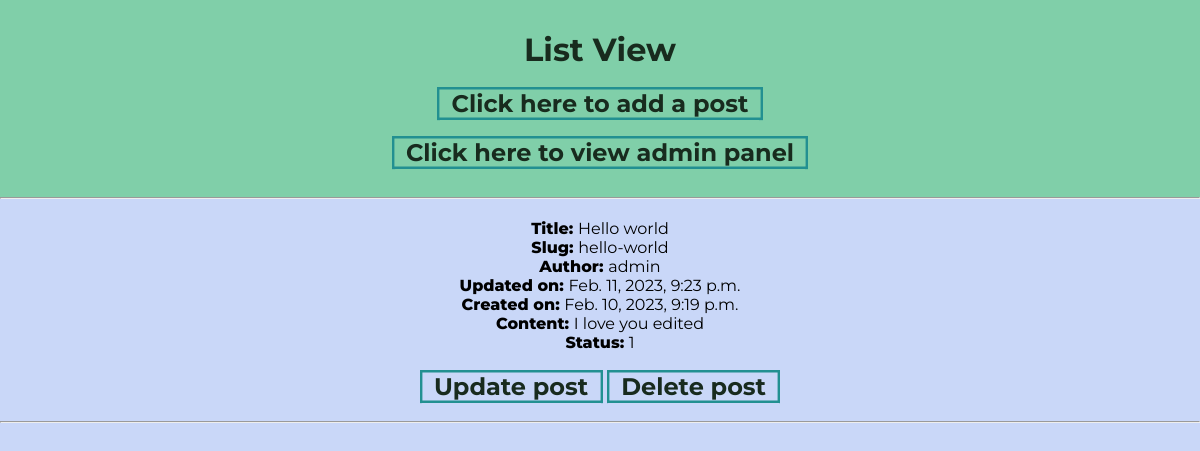
/, run on an earlier commit of the app's database.
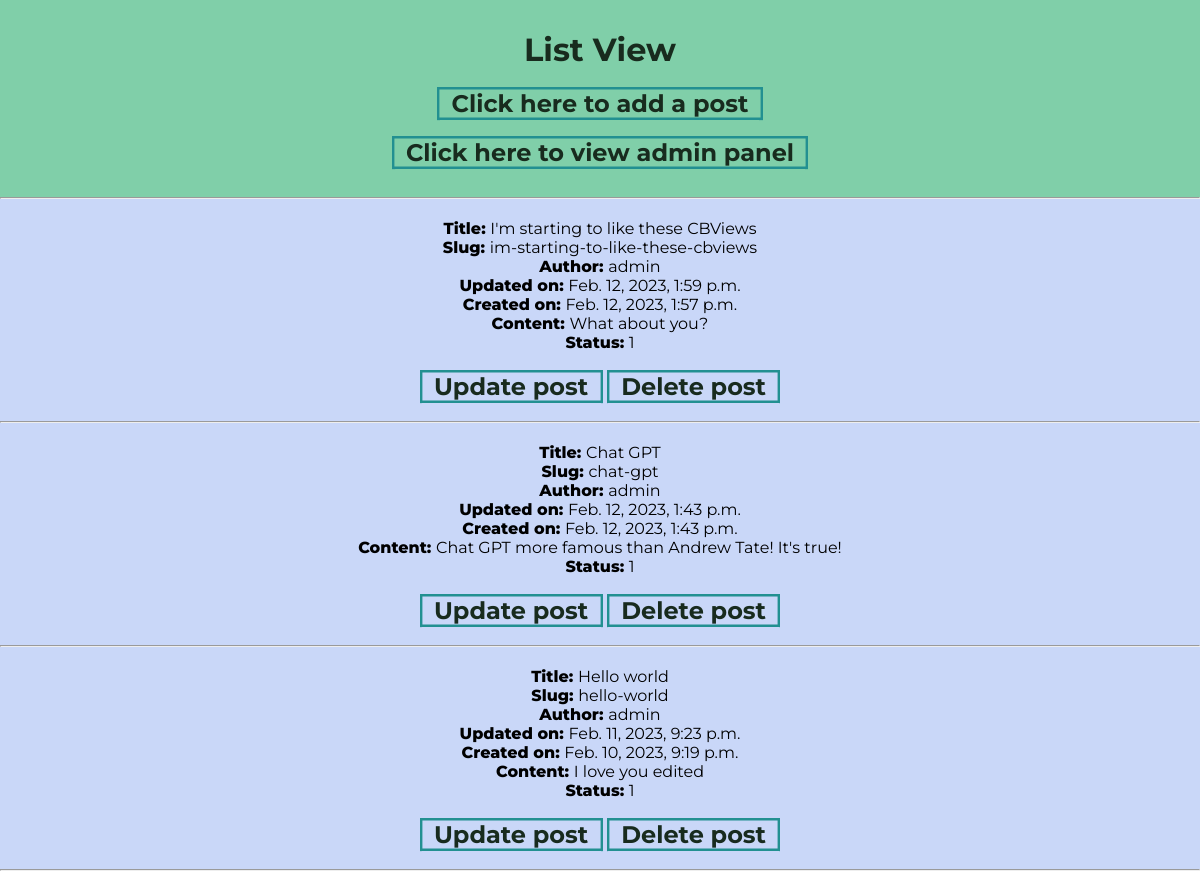
And on a later commit of the database.
### cbviews/models.py (models this page shows, shortened)
class Post(models.Model):
    title = models.CharField(max_length=200, unique=True)
    slug = models.SlugField(max_length=200, unique=True)
    author = models.ForeignKey(User, on_delete= models.CASCADE,related_name='blog_posts')
    updated_on = models.DateTimeField(auto_now= True)
    content = models.TextField()
    created_on = models.DateTimeField(auto_now_add=True)
    status = models.IntegerField(choices=STATUS, default=0)
    class Meta:
        ordering = ['-created_on']

### cbviews/views.py (the view)
# urls.py: path('', PostList.as_view(), name='my_list_view'),
class PostList(generic.ListView):
    queryset = Post.objects.filter(status=1).order_by('-created_on')

### cbviews/templates/cbviews/post_list.html (shortened to what this page needs)
{% load static %}
<!DOCTYPE html>
<html lang="en">
<head>
    <link rel="stylesheet" href="{% static 'style.css' %}">
</head>
<body>
    <div id="header">
        <h1>List View</h1>
        <div id="create-post-link-container">
            <a id="create-post-link" href="{% url 'create_view' %}">Click here to add a post</a>
        </div>
        <div id="view-admin-link-container">
            <a id="view-admin-link" href="{% url 'admin:index' %}">Click here to view admin panel</a>
        </div>
    </div>
    <hr>
    {% for object in object_list %}
    <div id="post-container">
        <div id="post">
            <p><span>Title: </span>{{ object.title}}</p>
            <p><span>Slug: </span>{{ object.slug }}</p>
            <p><span>Author: </span>{{ object.author }}</p>
            <p><span>Updated on: </span>{{ object.updated_on }}</p>
            <p><span>Created on: </span>{{ object.created_on }}</p>
            <p><span>Content: </span>{{ object.content }}</p>
            <p><span>Status: </span>{{ object.status }}</p>
            <div id="crud-buttons-container">
                <a href="{% url 'my_update_view' object.id %}">Update post</a>
                <a href="{% url 'delete_view' object.id %}">Delete post</a>
            </div>
        </div>
    </div>
    <hr>
    {% endfor %}
</body>
</html>

### static/style.css (style rules this page uses)
* { margin: 0; padding: 0; box-sizing: border-box; font-family: "Montserrat", sans-serif; }
body { background-color: #C9D7F8; }
#header { background-color: #80CFA9; text-align: center; padding: 30px 0; color: rgb(24, 43, 30); }
#header h1 { margin: auto; }
#post { padding: 20px 0; text-align: center; }
#post span { font-weight: 800; }
#create-post-link-container, #crud-buttons-container, #view-admin-link-container { margin-top: 20px; }
a, .input-btn { --c: #229091; box-shadow: 0 0 0 .1em inset var(--c); --_g: linear-gradient(var(--c) 0 0) no-repeat; background: var(--_g) calc(var(--_p, 0%) - 100%) 0%, var(--_g) calc(200% - var(--_p, 0%)) 0%, var(--_g) calc(var(--_p, 0%) - 100%) 100%, var(--_g) calc(200% - var(--_p, 0%)) 100%; background-size: 50.5% calc(var(--_p, 0%)/2 + .5%); outline-offset: .1em; transition: background-size .4s, background-position 0s .4s; }
a, .input-btn { font-family: 'Montserrat', sans-serif; font-size: 1.5rem; cursor: pointer; padding: .1em .6em; font-weight: bold; border: none; text-decoration: none; color: rgb(24, 43, 30); }

What changed in the data, as far as the page shows it:
added Post: title "I'm starting to like these CBViews", slug "im-starting-to-like-these-cbviews", author "admin", updated_on "Feb. 12, 2023, 1:59 p.m.", created_on "Feb. 12, 2023, 1:57 p.m.", content "What about you?", status "1"
added Post: title "Chat GPT", slug "chat-gpt", author "admin", updated_on "Feb. 12, 2023, 1:43 p.m.", created_on "Feb. 12, 2023, 1:43 p.m.", content "Chat GPT more famous than Andrew Tate! It's true!", status "1"
